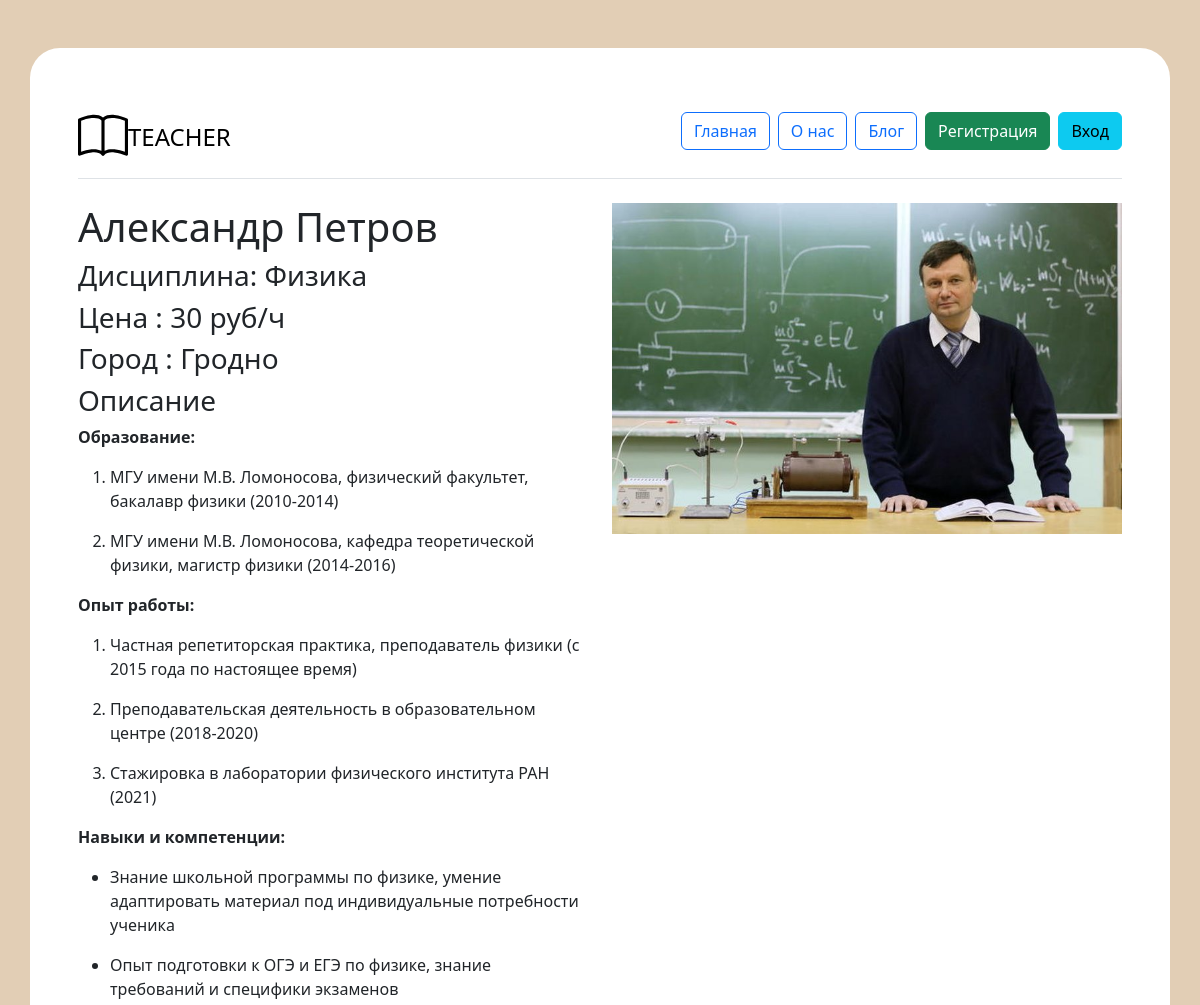
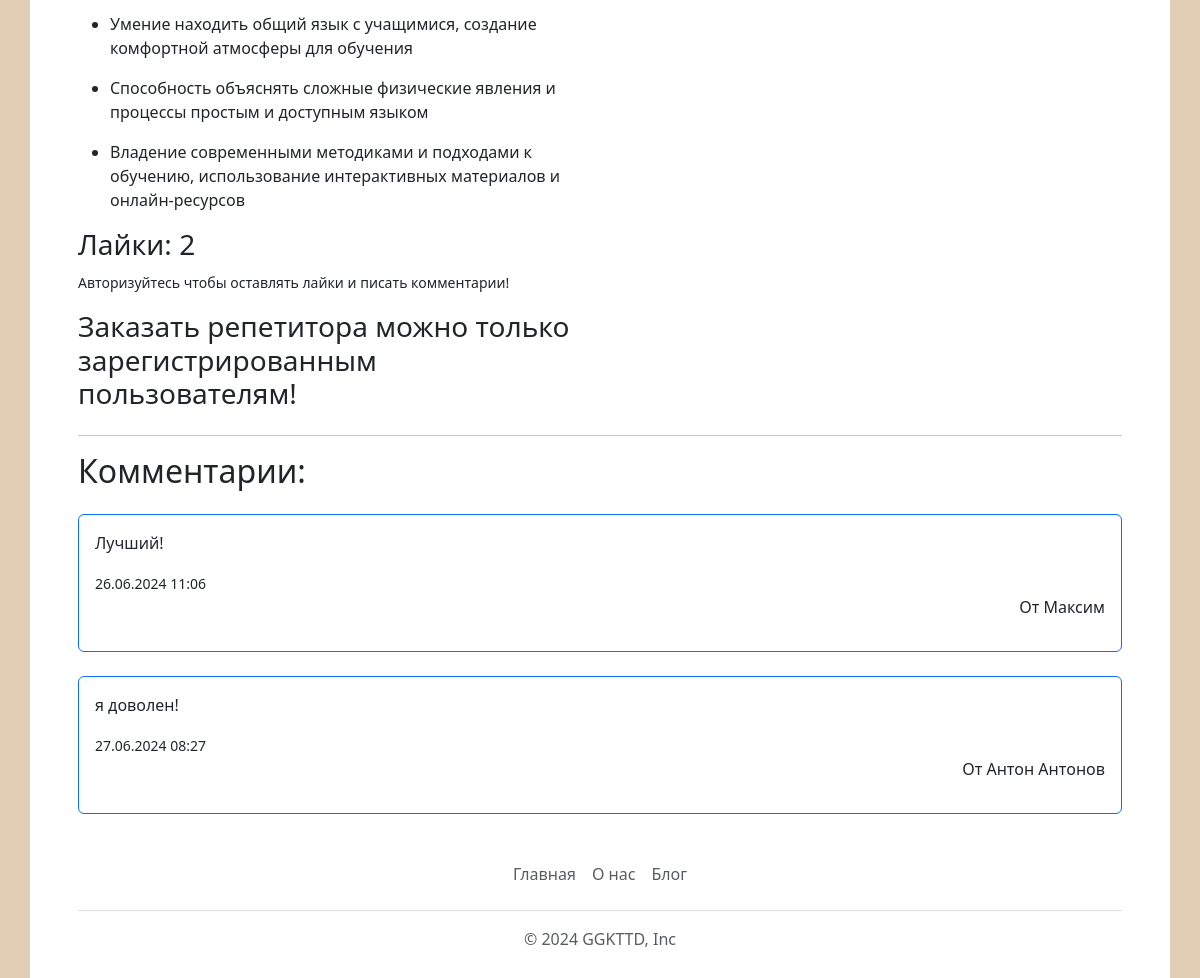
Screenshot of /teacher/1 with the database file from the repository (2 pictures, top to bottom).
### app.py (models this page shows, shortened)
class Users(db.Model):
    id = db.Column(db.Integer,primary_key=True)
    name = db.Column(db.String(100))
    surname = db.Column(db.String(100))
    email = db.Column(db.String(100), unique=True)
    password = db.Column(db.String(100), unique=True)
    root = db.Column(db.Integer, default=0)
    likes = db.Column(db.Integer, default=0)

class Teachers(db.Model):
    id = db.Column(db.Integer,primary_key=True)
    desciption = db.Column(db.Text)
    price = db.Column(db.Integer)
    subject = db.Column(db.String(100))
    image_name = db.Column(db.String(100))
    city = db.Column(db.String(100))
    id_user = db.Column(db.Integer, db.ForeignKey('users.id'))
    status = db.Column(db.Integer, default=0)

class Comments(db.Model):
    id = db.Column(db.Integer,primary_key=True)
    name = db.Column(db.String(100))
    text = db.Column(db.Text)
    date = db.Column(db.DateTime, default=datetime.now)
    id_article = db.Column(db.Integer, db.ForeignKey('teachers.id'))

### app.py (the view, shortened to what this page needs)
@app.route('/teacher/<int:id>', methods=['GET', 'POST'])
def teacher(id):
    total_user = object
    orders = object
    id_list = []
    if 'name' in session:
        total_user = Users.query.filter_by(email=session['name']).first()
        orders = Orders.query.filter_by(id_user=total_user.id).all()
        for order in orders:
            id_list.append(order.id_teacher)
    comments = Comments.query.filter_by(id_article=id).all()
    teacher = Teachers.query.get(id)
    user = Users.query.filter_by(id = teacher.id_user).first()
    return render_template("teacher.html",teacher=teacher,id_list=id_list,user=user,comments=comments)

### app.py (called while the page is built)
@app.context_processor
def inject_user():
    return dict(
    subjects=db.session.query(Teachers.subject).distinct().all(),
    articles_category=db.session.query(Articles.category).distinct().all(),
    )

@app.context_processor
def inject_user():
    def get_user_name():
        if 'name' in session:
            return Users.query.filter_by(email=session['name']).first()
    return dict(active_user=get_user_name())

### templates/teacher.html (shortened to what this page needs)
{% extends 'base.html' %}
{% block main %}
<main>
    <div class="row">
        <div class="col-md-6">
            <h1>{{user.name}} {{user.surname}}</h1>
            <h3>Дисциплина: {{teacher.subject}}</h3>
            <h3>Цена : {{teacher.price}} руб/ч</h3>
            <h3>Город : {{teacher.city}}</h3>
            <h3>Описание</h3>
            <div class="text-wrap">
                {% autoescape false %}
                {{teacher.desciption}}
                {% endautoescape %}
            </div>
            <div class="my-3">
                <h3>Лайки: {{user.likes}}</h3>
                {%if 'name' in session and not 'liked' in session %}
                <a href="/add_likes/{{user.id}}/{{teacher.id}}" class="btn btn-primary">Мне нравится!</a>
                {%elif 'liked' in session  %}
                <small>Вы уже ставили лайк!</small>
                {%else%}
                <small>Авторизуйтесь чтобы оставлять лайки и писать комментарии!</small>
                {%endif%}
            </div>
            {%if 'admin' in session%}
            <button type="button" class="btn btn-warning" data-bs-toggle="modal" data-bs-target="#exampleModal">
                Изменить
            </button>
            <a href="/delete-teacher/{{teacher.id}}" class="btn btn-danger">Удалить</a>
            {%else %}
            {%if user.email==active_user.email %}
            <h3>Это ваша анкета!</h3>
            {%else%}
            {%if 'name' in session and teacher.id not in id_list and active_user.root==0%}
            <a href="/order/{{teacher.id}}" class="btn btn-primary">Заказать репетитора</a>
            {%elif teacher.id in id_list%}
            <a href="/order-delete/{{teacher.id}}" class="btn btn-outline-danger">Отказаться от репетитора</a>
            {%elif active_user.root==2%}
            <h3>Репетиторы не могут заказывать других репетиторов!</h3>
            {%else%}
            <h3>Заказать репетитора можно только зарегистрированным пользователям!</h3>
            {%endif%}
            {%endif%}
            {%endif%}
        </div>
        <div class="col-md-6">
            <a href="../static/img/upload/{{teacher.image_name}}"><img src="../static/img/upload/{{teacher.image_name}}" alt="" class="img-fluid"></a>
        </div>
    </div>
    <hr>
    <div class="my-3">
        <div>
          <h2>Комментарии:</h2>
          {%if comments%}
          {%for comment in comments%}
          <div class="border border-primary rounded p-3 my-4">
            <p>{{comment.text}}</p>
            <small>{{comment.date.strftime('%d.%m.%Y %H:%M')}}</small>
            <p class="text-end">От {{comment.name}}</p>
          </div>
          {%endfor%}
          {%else%}
            <p class="text-center">Комментариев нет!</p>
          {%endif%}
        </div>
      </div>
</main>
{% endblock %}

### static/css/style.css (style rules this page uses)
body { background-color: #e2ceb5; }

### rows the page displays
Users: name "Александр", surname "Петров", likes "2"
Teachers: subject "Физика", price "30", city "Гродно", desciption "Образование: МГУ имени М.В. Ломоносова, физический факультет, бакалавр физики (2010-2014) МГУ имени М.В. Ломоносова, кафедра теоретической физики, магистр физики (2014-2016) Опыт работы: Частная репетиторская практика, преподаватель физики (с 2015 года по настоящее время) Преподавательская деятельность в образовательном центре (2018-2020) Стажировка в лаборатории физического института РАН (2021) Навыки и компетенции: Знание школьной программы по физике, умение адаптировать материал под индивидуальные потребности ученика Опыт подготовки к ОГЭ и ЕГЭ по физике, знание требований и специфики экзаменов Умение находить общий язык с учащимися, создание комфортной атмосферы для обучения Способность…", image_name (picture)
Comments: text "Лучший!", date "26.06.2024 11:06", name "Максим"
Comments: text "я доволен!", date "27.06.2024 08:27", name "Антон Антонов"
